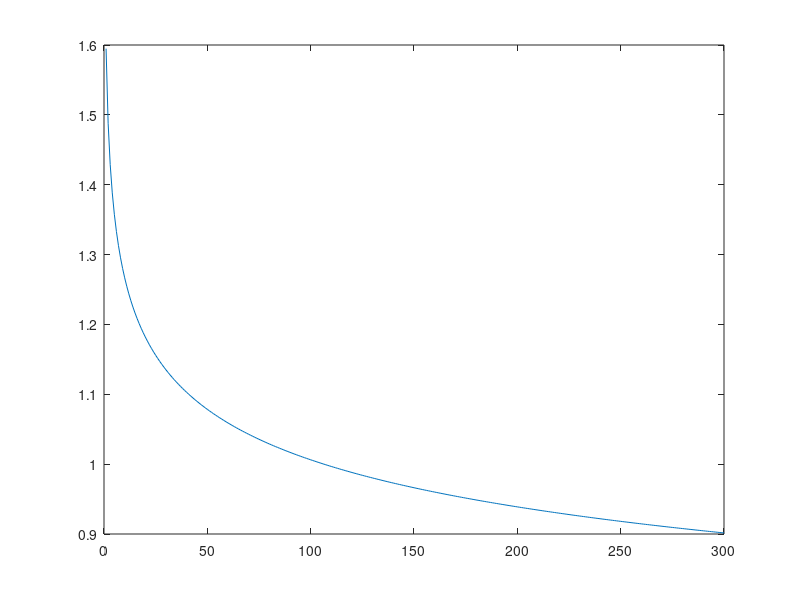

Recreate this plot in MATLAB.
factor = -0.1;

population_size = 300;
expectations = zeros(1, population_size);

sum = 0;

for i = 1:population_size
  expectations(i) = i ^ factor;
  sum = sum + expectations(i);
end

total = 0;

for i = 1:population_size
  expectations(i) = population_size * expectations(i) / sum;
  total = total + expectations(i);
end

plot(1:population_size, expectations);

fprintf('%5s%15s%15s\n', 'Rank', 'Probability', 'Cumulative');

F = 0;

for i = 1:population_size
  p = expectations(i) / total;
  F = F + p;
  fprintf('%5d%15.4f%15.4f\n', i, p, F);
end
